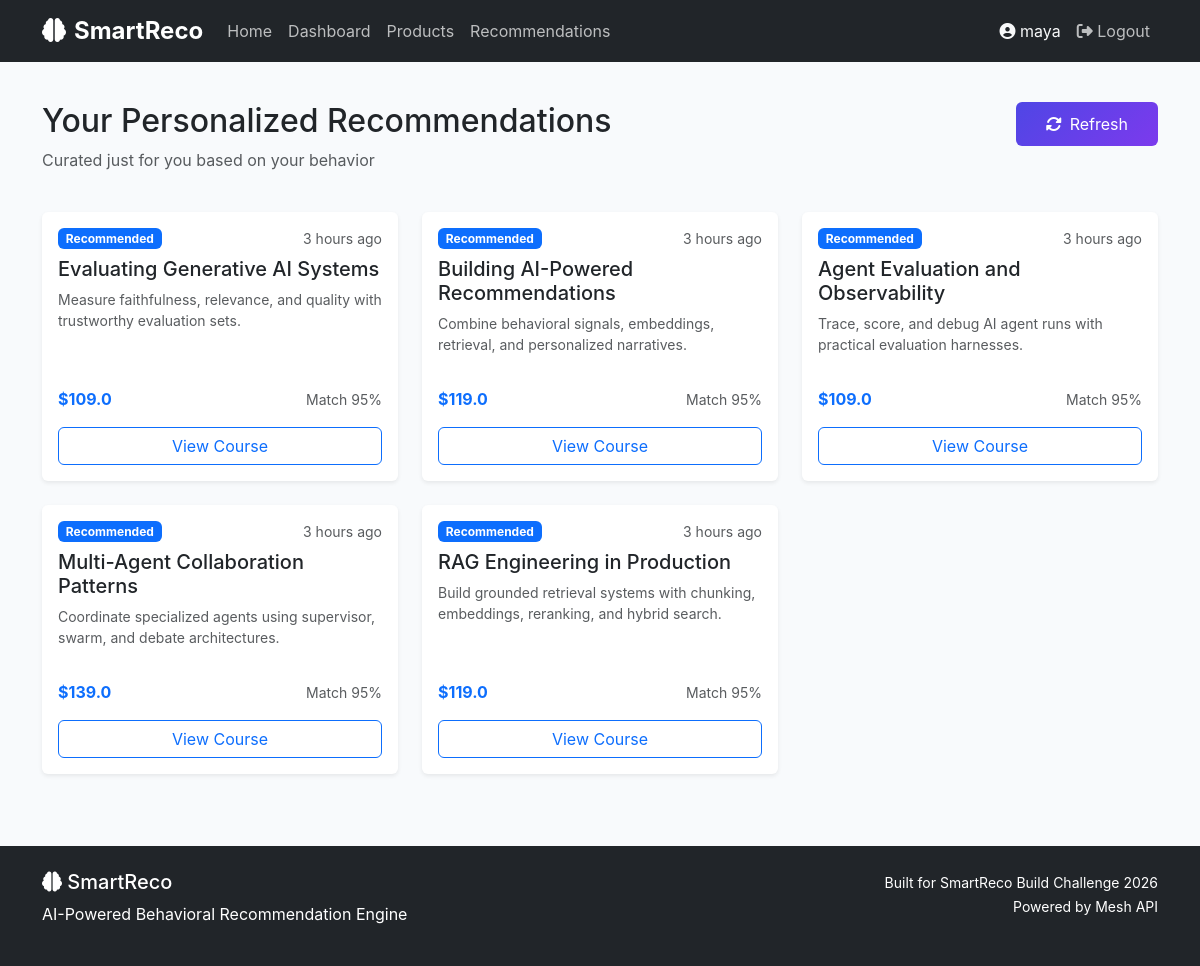
/recommendations (signed in), run on the app's committed database.
### src/database/models/recommendation.py (models this page shows, shortened)
class Recommendation(Base):
    __tablename__ = "recommendations"
    id: Mapped[int] = mapped_column(Integer, primary_key=True, index=True)
    user_id: Mapped[int] = mapped_column(Integer, ForeignKey("users.id"), index=True)
    product_id: Mapped[int] = mapped_column(Integer, index=True)
    score: Mapped[float] = mapped_column(Float)
    created_at: Mapped[DateTime] = mapped_column(DateTime, default=datetime.utcnow)
    updated_at: Mapped[DateTime] = mapped_column(DateTime, default=datetime.utcnow, onupdate=datetime.utcnow)
    user: Mapped["User"] = relationship("User", back_populates="recommendations")

### src/database/models/product.py (models this page shows, shortened)
class Product(Base):
    __tablename__ = "products"
    id: Mapped[int] = mapped_column(Integer, primary_key=True, index=True)
    name: Mapped[str] = mapped_column(String, unique=True, index=True)
    description: Mapped[str] = mapped_column(String)
    category: Mapped[str | None] = mapped_column(String, nullable=True, index=True)
    price: Mapped[float] = mapped_column(Float)
    created_at: Mapped[DateTime] = mapped_column(DateTime, default=datetime.utcnow)
    updated_at: Mapped[DateTime] = mapped_column(DateTime, default=datetime.utcnow, onupdate=datetime.utcnow)

### src/routes/frontend.py (the view)
@router.get("/recommendations", name="recommendations")
async def recommendations(request: Request, db: Session = Depends(get_db)):
    session = _session(request)
    user_id = session.get("user_id")
    recs = []
    if user_id:
        feed = RecommendationService(db).get_recommendation_feed(int(user_id), 5)
        recs = feed.get("recommendations", []) if isinstance(feed, dict) else []
    return templates.TemplateResponse(
        "recommendations.html",
        _template_context(request, recommendations=recs),
    )

### frontend/templates/recommendations.html (shortened to what this page needs)
{% extends "base.html" %}
{% block content %}
<div class="container py-4">
    <div class="row mb-4">
        <div class="col-md-8">
            <h2>Your Personalized Recommendations</h2>
            <p class="text-muted">Curated just for you based on your behavior</p>
        </div>
        <div class="col-md-4 text-end">
            <button class="btn btn-primary" onclick="refreshRecommendations()">
                <i class="fas fa-sync-alt me-2"></i>Refresh
            </button>
        </div>
    </div>
    {% if recommendations %}
        <div class="row g-4">
            {% for rec in recommendations %}
            <div class="col-md-6 col-lg-4">
                <div class="card shadow-sm h-100">
                    <div class="card-body d-flex flex-column">
                        <div class="d-flex justify-content-between align-items-start gap-2 mb-2">
                            <span class="badge bg-primary">Recommended</span>
                            <small class="text-muted">{{ rec.created_at|timesince }}</small>
                        </div>
                        <h5 class="card-title">{{ rec.product.name }}</h5>
                        <p class="card-text small text-muted flex-grow-1">{{ rec.product.description }}</p>
                        <div class="d-flex justify-content-between align-items-center mt-3">
                            <span class="fw-bold text-primary">${{ rec.product.price }}</span>
                            <span class="small text-muted">Match {{ "%.0f"|format(rec.score * 100) }}%</span>
                        </div>
                        <a href="{{ url_for('product_detail', product_id=rec.product.id) }}"
                           class="btn btn-outline-primary w-100 mt-3">View Course</a>
                    </div>
                </div>
            </div>
            {% endfor %}
        </div>
    {% endif %}
</div>
{% endblock %}

### frontend/static/css/style.css (style rules this page uses)
:root { --primary-color: #4f46e5; --secondary-color: #7c3aed; --gradient-start: #4f46e5; --gradient-end: #7c3aed; --bg-dark: #0f172a; }
body { font-family: 'Inter', -apple-system, BlinkMacSystemFont, sans-serif; background-color: #f8fafc; min-height: 100vh; display: flex; flex-direction: column; }
.btn-primary { background: linear-gradient(135deg, var(--gradient-start), var(--gradient-end)); border: none; padding: 10px 30px; transition: transform 0.2s ease, box-shadow 0.2s ease; }
.card { border: none; transition: transform 0.2s ease, box-shadow 0.2s ease; }

### data on the page
Recommendation: created_at "3 hours ago", product.name "Evaluating Generative AI Systems", product.description "Measure faithfulness, relevance, and quality with trustworthy evaluation sets.", product.price "109.0", rec.score*100 "95"
Recommendation: created_at "3 hours ago", product.name "Building AI-Powered Recommendations", product.description "Combine behavioral signals, embeddings, retrieval, and personalized narratives.", product.price "119.0", rec.score*100 "95"
Recommendation: created_at "3 hours ago", product.name "Agent Evaluation and Observability", product.description "Trace, score, and debug AI agent runs with practical evaluation harnesses.", product.price "109.0", rec.score*100 "95"
Recommendation: created_at "3 hours ago", product.name "Multi-Agent Collaboration Patterns", product.description "Coordinate specialized agents using supervisor, swarm, and debate architectures.", product.price "139.0", rec.score*100 "95"
Recommendation: created_at "3 hours ago", product.name "RAG Engineering in Production", product.description "Build grounded retrieval systems with chunking, embeddings, reranking, and hybrid search.", product.price "119.0", rec.score*100 "95"

### other printed values
{{ session.get('username', 'User') }} "maya"
